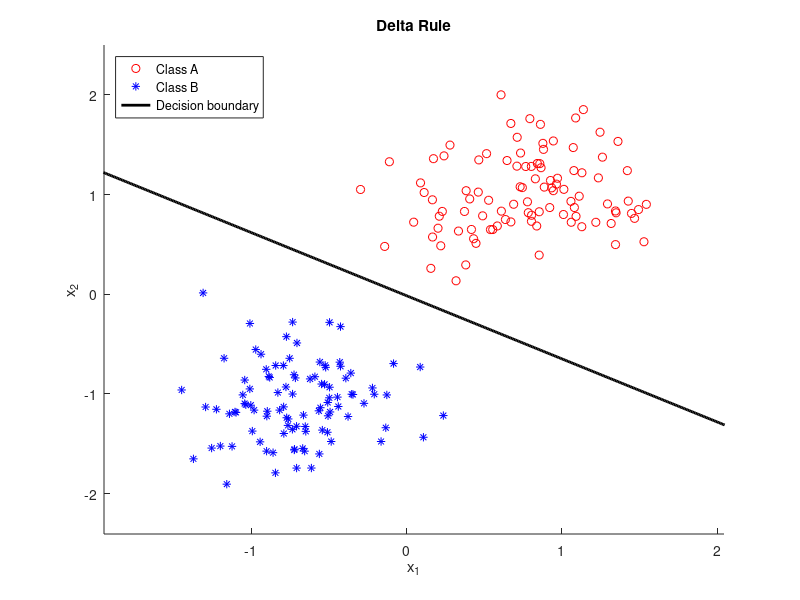
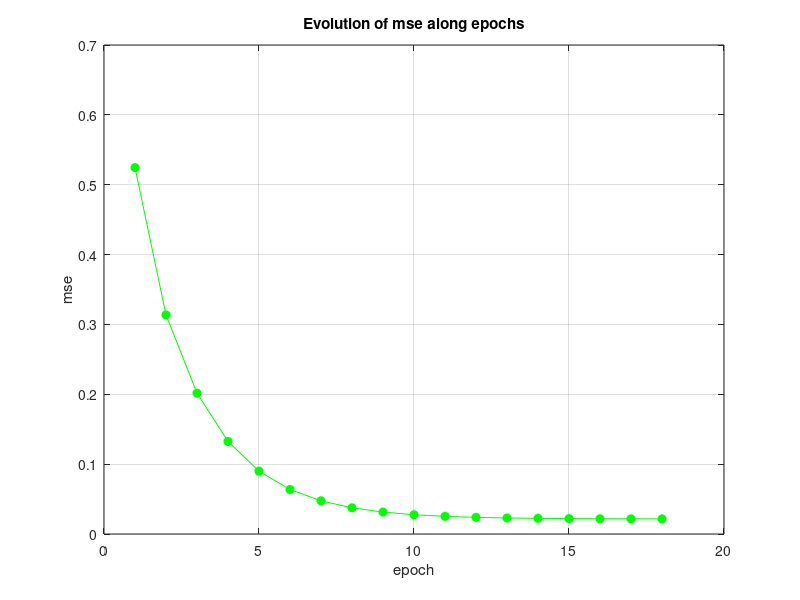

Here is the MATLAB script that generated these plots, in order:
%% Data generation

clear
close all

% Data generation

n = 100; % Number of data
nInputs = 2;
nOutputs = 1;
mA = [ 0.75, 1]; sigmaA = 0.4; % Mean and std. dev of A
mB = [-0.75, -1]; sigmaB = 0.4; % Mean and std. dev of B

classA(1,:) = randn(1,n) .* sigmaA + mA(1);
classA(2,:) = randn(1,n) .* sigmaA + mA(2);
classB(1,:) = randn(1,n) .* sigmaB + mB(1);
classB(2,:) = randn(1,n) .* sigmaB + mB(2);

p = randperm(n);

% Input data

X = [classA classB];
index = randperm(2*n);

X(1,:) = X(1,index); % X => input matrix
X(2,:) = X(2,index);
X(3,:) = -ones(1,2*n);

T = sign(n-index); % T => target matrix
T(T==0) = 1;


%% Perceptron learning

rate = 0.1; % learning rate or step size
W = 0.2*randn(nOutputs,nInputs+1); % Random initialization of W = [w1 w2 theta]
% Neccesary variables for plotting the decision boundary

x1 = -4:0.01:4;
x2 = W(3)/W(2)-W(1)*x1/W(2);

Y1 = W*X; % output before thresholding
Y = sign(Y1); % output after thresholding
e = 0.5*(T-Y); %error

while any(e) == 1
    clf('reset') % Clear current figure
    Y1 = W*X; % output before thresholding
    Y = sign(Y1); % output after thresholding
    e = 0.5*(T-Y); % error calculation
    deltaW = rate*e*transpose(X); % change of deltaW
    W = W + deltaW; % update W
    x2 = W(3)/W(2)-W(1)*x1/W(2); % update x2 for plotting
    hold on
    plot(classA(1,:),classA(2,:),'or')
    plot(classB(1,:),classB(2,:),'*b')
    plot(x1,x2,'k','LineWidth',2)
    xlabel('x_{1}')
    ylabel('x_{2}')
    title('Perceptron learning')
    legend('Class A','Class B','Decision boundary','Location','NorthWest')
    axis ([min(X(1,:))-0.5 max(X(1,:))+0.5 min(X(2,:))-0.5 max(X(2,:))+0.5])
    hold off
    drawnow
    pause(0.5)
end

%% Delta rule

rate = 0.01; % learning rate or step size
W = 0.2*randn(nOutputs,nInputs+1); % Random initialization of W = [w1 w2 theta]
% Neccesary variables for plotting the decision boundary

x1 = -4:0.01:4;
x2 = W(3)/W(2)-W(1)*x1/W(2);

Y1 = W*X; % output before thresholding
Y = sign(Y1); % output after thresholding
e = 0.5*(T-Y1); %error

deltaW = [1000 1000 1000]; % initial deltaW
mse = [];
deltaErr = 1000;

while deltaErr>=1e-4
    clf('reset')
    Y1 = W*X; % output before thresholding
    e = 0.5*(T-Y1); % error calculation
    mse(end+1) = sum(e.^2)/length(e);
    deltaW = rate*e*transpose(X); % change of deltaW
    W = W + deltaW; % update W
    x2 = W(3)/W(2)-W(1)*x1/W(2); % update x2 for plotting
    hold on
    plot(classA(1,:),classA(2,:),'or')
    plot(classB(1,:),classB(2,:),'*b')
    plot(x1,x2,'k','LineWidth',2)
    xlabel('x_{1}')
    ylabel('x_{2}')
    title('Delta Rule')
    legend('Class A','Class B','Decision boundary','Location','NorthWest')
    axis ([min(X(1,:))-0.5 max(X(1,:))+0.5 min(X(2,:))-0.5 max(X(2,:))+0.5])
    hold off
    drawnow
    pause(0.5)
    if (length(mse)>1)
        deltaErr = abs(mse(end-1) - mse(end));
    end
end

%plot evolution of MSE (Mean Square Error)
figure
plot(mse,'o-g','MarkerFaceColor','g')
xlabel('epoch')
ylabel('mse')
title('Evolution of mse along epochs')
grid on
